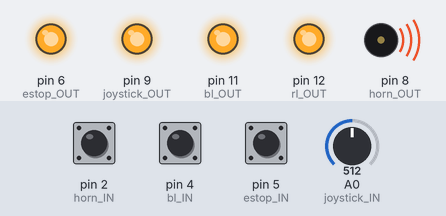
A sketch run on a simulated Arduino Uno, built with avr-gcc and run on an emulated ATmega328P. Parts: output pins drawn as LEDs (lit = HIGH), buzzer (waves = sounding, pin HIGH). The inputs (shaded band) are chosen by the test bench; at power-on: A0 (joystick_IN) = 512, pin 2 (horn_IN) HIGH, pin 4 (bl_IN) HIGH, pin 5 (estop_IN) HIGH.

Above: at 1.2 s.
1.3 s: A0 (joystick_IN) set to 716
At 2.5 s:
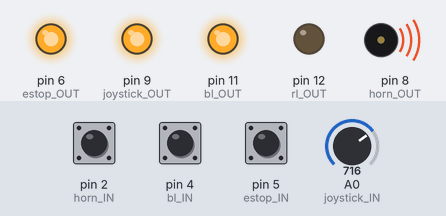
2.8 s: pin 2 (horn_IN) pulled LOW for 0.15 s
At 2.87 s:
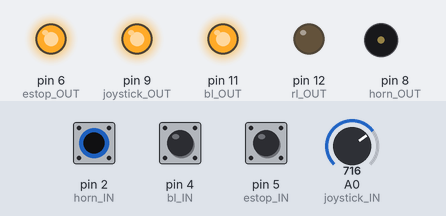
4.4 s: pin 4 (bl_IN) pulled LOW for 0.15 s
At 4.47 s:
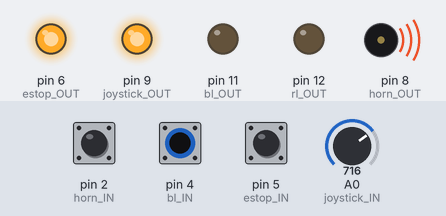
6.0 s: pin 5 (estop_IN) pulled LOW for 0.15 s
At 6.07 s:
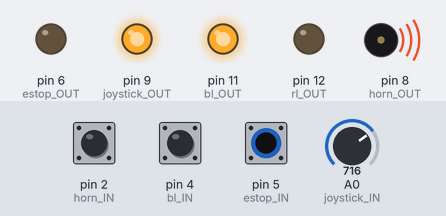
7.6 s: A0 (joystick_IN) set to 122
At 8.7 s:
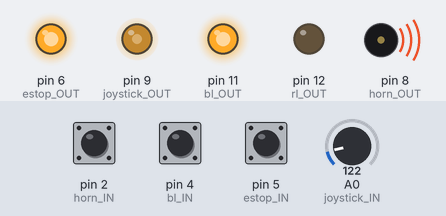
9.1 s: pin 2 (horn_IN) pulled LOW for 1 s
At 9.8 s:
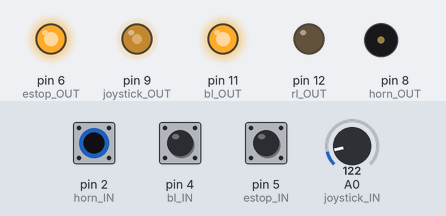
Timing chart, 0 to 12.1 s (numbered marks = the images above; inputs shaded):
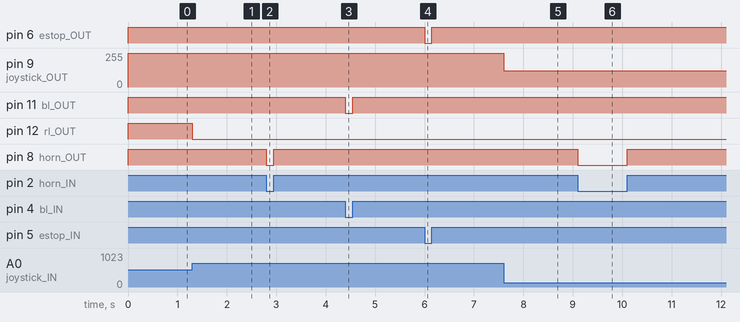

The sketch:

Accessory_Circuit.ino
```cpp
//Inputs
#define bl_IN 4         //pin 4 works
#define stop_IN 3
#define horn_IN 2      //pin 2 works
#define joystick_IN A0  //A0 works
#define estop_IN 5     //pin 5 works
#define extraIn2 1

//Outputs
#define bl_OUT 11     //pin 11 works
#define horn_OUT 8    //pin 8 works
#define rl_OUT 12     //pin 12 works, questionable
#define joystick_OUT 9
#define estop_OUT 6   //pin 6 works
#define extraOut2 10

int runLightDefault = 0;
int aRead = 0;

void setup() {
  // put your setup code here, to run once:
  pinMode(bl_IN, INPUT_PULLUP);
  pinMode(estop_IN, INPUT_PULLUP);
  pinMode(stop_IN, INPUT_PULLUP);
  pinMode(horn_IN, INPUT_PULLUP);

  pinMode(bl_OUT, OUTPUT);
  pinMode(estop_OUT, OUTPUT);
  pinMode(horn_OUT, OUTPUT);
  pinMode(rl_OUT, OUTPUT);

  runLightDefault = analogRead(joystick_IN);
  Serial.begin(9600);
  digitalWrite(bl_OUT, LOW);
  digitalWrite(horn_OUT, LOW);
  digitalWrite(rl_OUT, LOW);
  digitalWrite(estop_OUT, LOW);
}

void loop() {
  // put your main code here, to run repeatedly:
  checkBrakeLight();
  checkEstop();
  checkHorn();
  checkRunLight();
}

void checkBrakeLight() {
  if (digitalRead(bl_IN) == LOW) {
     digitalWrite(bl_OUT, LOW);
  }
  else {
    digitalWrite(bl_OUT, HIGH);
  }
}

void checkEstop() {
  if (digitalRead(estop_IN) == LOW) {
     digitalWrite(estop_OUT, LOW);
  }
  else {
    digitalWrite(estop_OUT, HIGH);
  }
}

void checkHorn() {
  if(digitalRead(horn_IN) == LOW) {
    digitalWrite(horn_OUT, LOW);
  }
  else if (digitalRead(horn_IN) == HIGH) {
    digitalWrite(horn_OUT, HIGH);
  }
}

void checkRunLight() {
  aRead = analogRead(joystick_IN);
  //Inverted Signals
  if (aRead != runLightDefault) {
    digitalWrite(rl_OUT, LOW);
  }
  else {
    digitalWrite(rl_OUT, HIGH);
  }
  analogWrite(joystick_OUT, aRead); // joystick output equal to joystick input
}
```

Measured:
- after the input at 1.3 s, pin 12 (rl_OUT): HIGH → LOW at once
- after the input at 2.8 s, pin 8 (horn_OUT): HIGH → LOW at once, → HIGH 0.15 s later
- after the input at 4.4 s, pin 11 (bl_OUT): HIGH → LOW at once, → HIGH 0.15 s later
- after the input at 6.0 s, pin 6 (estop_OUT): HIGH → LOW at once, → HIGH 0.15 s later
- after the input at 7.6 s, pin 9 (joystick_OUT): 255/255 → 122/255 at once
- after the input at 9.1 s, pin 8 (horn_OUT): HIGH → LOW at once, → HIGH 1.0 s later
